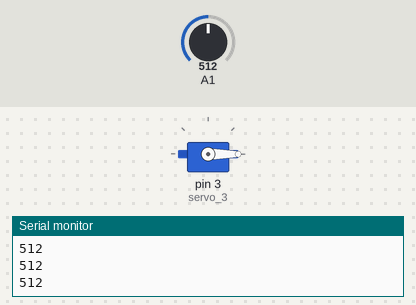
Bench run of a sketch on a simulated Arduino Uno, built with avr-gcc and run on an emulated ATmega328P. Shown: servo, the last lines printed to the serial monitor. The inputs (shaded band) are chosen by the test bench; at power-on: A1 = 512.

Above: at 1.2 s.
1.3 s: A1 set to 218
2.8 s: A1 set to 187
At 3.8 s:
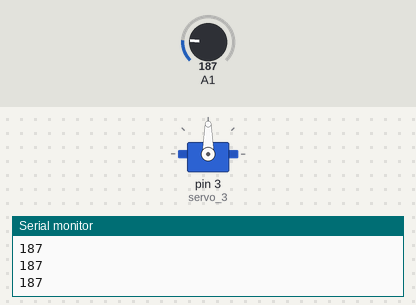
4.3 s: A1 set to 210
At 4.9 s:
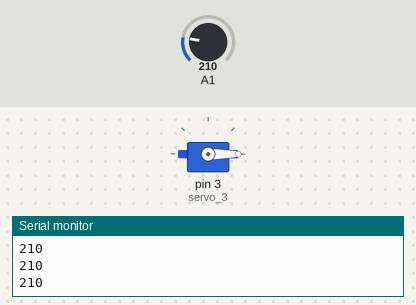
5.8 s: A1 set to 190
At 6.2 s:
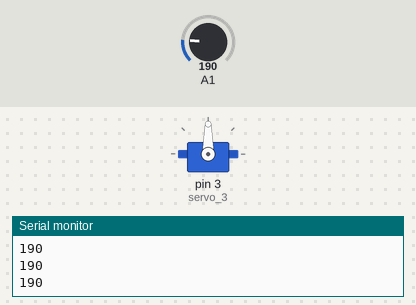
Timing chart, 0 to 8.3 s (numbered marks = the images above; inputs shaded):
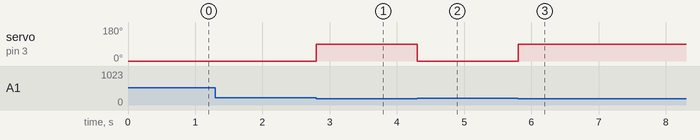

Measured:
- the behaviour switches between 200 and 199 on A1 (found by bisection; images 0 and 1)
- after the input at 2.8 s, servo on pin 3 (servo_3): 0° → 90° at once
- after the input at 4.3 s, servo on pin 3 (servo_3): 90° → 0° at once
- after the input at 5.8 s, servo on pin 3 (servo_3): 0° → 90° at once

The sketch:

6.3.ino
```cpp
#include <Servo.h>

int Napr = 0;

int Vl = 0;

Servo servo_3;

void setup()
{
  pinMode(A1, INPUT);
  Serial.begin(9600);
  servo_3.attach(3, 500, 2500);
}

void loop()
{
  Vl = analogRead(A1);
  Serial.println(Vl);
  if (Vl < 200) {
    servo_3.write(90);
  } else {
    servo_3.write(0);
  }
  delay(10); // Delay a little bit to improve simulation performance
}
```
